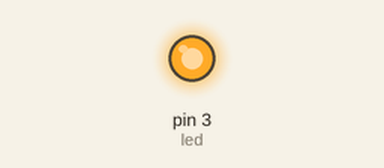
Recording of a sketch running on a simulated Arduino Uno, built with avr-gcc and run on an emulated ATmega328P. Shown: output pins drawn as LEDs (lit = HIGH). Dashed ring = blinking.

Above: at 0.3 s.
At 2.55 s:
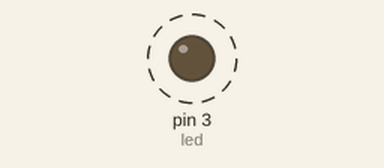
Timing chart, 0 to 3.0 s (numbered marks = the images above):
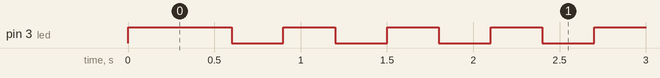

Measured:
- by itself, pin 3 (led): alternates HIGH for 0.30 s and LOW for 0.30 s

The sketch:

testesp.ino
```cpp
int led = 3;
void setup() {
  pinMode(led, OUTPUT);
  digitalWrite(led,HIGH);
}

void loop() {
    delay(300);
    digitalWrite(led,HIGH);
    delay(300);
    digitalWrite(led,LOW);

}
```
